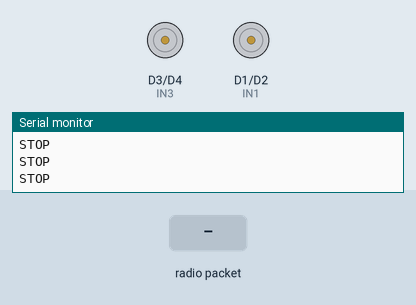
This sketch was run on a simulated ESP8266 (NodeMCU). On the bench: motor-driver pin pairs drawn as motors (green arrow = first pin HIGH = forward, orange = second pin HIGH = backward, longer = more drive), the last lines printed to the serial monitor. The inputs (shaded band) are chosen by the test bench.

Above: at 1.2 s.
1.3 s: radio packet "F" arrives
At 2.2 s:
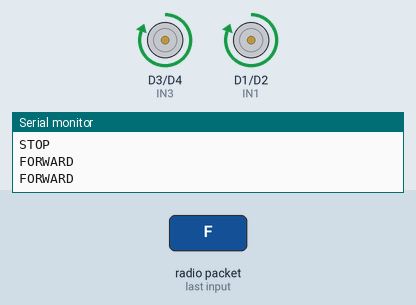
2.8 s: radio packet "S" arrives
At 3.2 s:
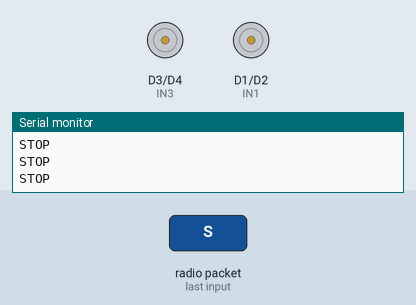
Timing chart, 0 to 5.8 s (numbered marks = the images above; inputs shaded):
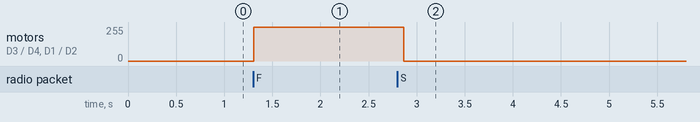

Measured:
- after the input at 1.3 s, motor on D3 (IN3) / D4 (IN4), motor on D1 (IN1) / D2 (IN2): stopped → forward 255/255 at once
- after the input at 2.8 s, motor on D3 (IN3) / D4 (IN4), motor on D1 (IN1) / D2 (IN2): forward 255/255 → stopped after 0.07 s

The sketch:

esp8266_receiver.ino
```cpp
#include <ESP8266WiFi.h>
#include <espnow.h>

// Motor driver pins
const int IN1 = D1;  // GPIO5
const int IN2 = D2;  // GPIO4
const int IN3 = D3;  // GPIO14
const int IN4 = D4;  // GPIO12

volatile char lastCommand = 'S';   // Shared variable

void forward() {
  digitalWrite(IN1, HIGH);
  digitalWrite(IN2, LOW);
  digitalWrite(IN3, HIGH);
  digitalWrite(IN4, LOW);
}

void stopMotor() {
  digitalWrite(IN1, LOW);
  digitalWrite(IN2, LOW);
  digitalWrite(IN3, LOW);
  digitalWrite(IN4, LOW);
}

// ---------- ESP-NOW CALLBACK ----------
void onReceive(uint8_t *mac, uint8_t *data, uint8_t len) {
  if (len > 0) {
    lastCommand = (char)data[0];   // Store command only
  }
}
// --------------------------------------

void setup() {
  Serial.begin(115200);

  pinMode(IN1, OUTPUT);
  pinMode(IN2, OUTPUT);
  pinMode(IN3, OUTPUT);
  pinMode(IN4, OUTPUT);
  stopMotor();

  WiFi.mode(WIFI_STA);
  if (esp_now_init() != 0) {
    Serial.println("ESP-NOW Init Failed!");
    return;
  }

  esp_now_set_self_role(ESP_NOW_ROLE_SLAVE);
  esp_now_register_recv_cb(onReceive);

  Serial.println("ESP8266 Ready...");
}

void loop() {

  if (lastCommand == 'F') {
    Serial.println("FORWARD");
    forward();
    delay(500);
  }
  else if (lastCommand == 'S') {
    Serial.println("STOP");
    stopMotor();
  }

  delay(20);   // safe in loop, NOT in callback
}
```
